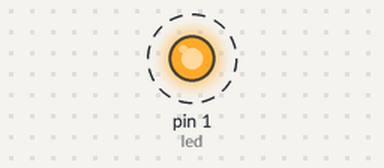
This sketch was run on a simulated Arduino Uno, built with avr-gcc and run on an emulated ATmega328P. Shown: output pins drawn as LEDs (lit = HIGH). Dashed ring = blinking.

Above: at 0.05 s.
Timing chart, 0 to 3.0 s (numbered marks = the images above):
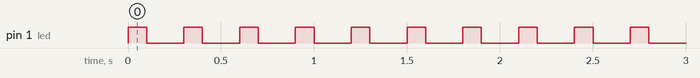

Measured:
- by itself, pin 1 (led): alternates HIGH for 0.10 s and LOW for 0.20 s

The sketch:

toodtoo.ino
```cpp
int led = 1;
void setup()
{
    pinMode(led,OUTPUT);
}
void loop()
{
    digitalWrite(led,1);
    delay(100);
    digitalWrite(led,0);
    delay(200);
}
```
